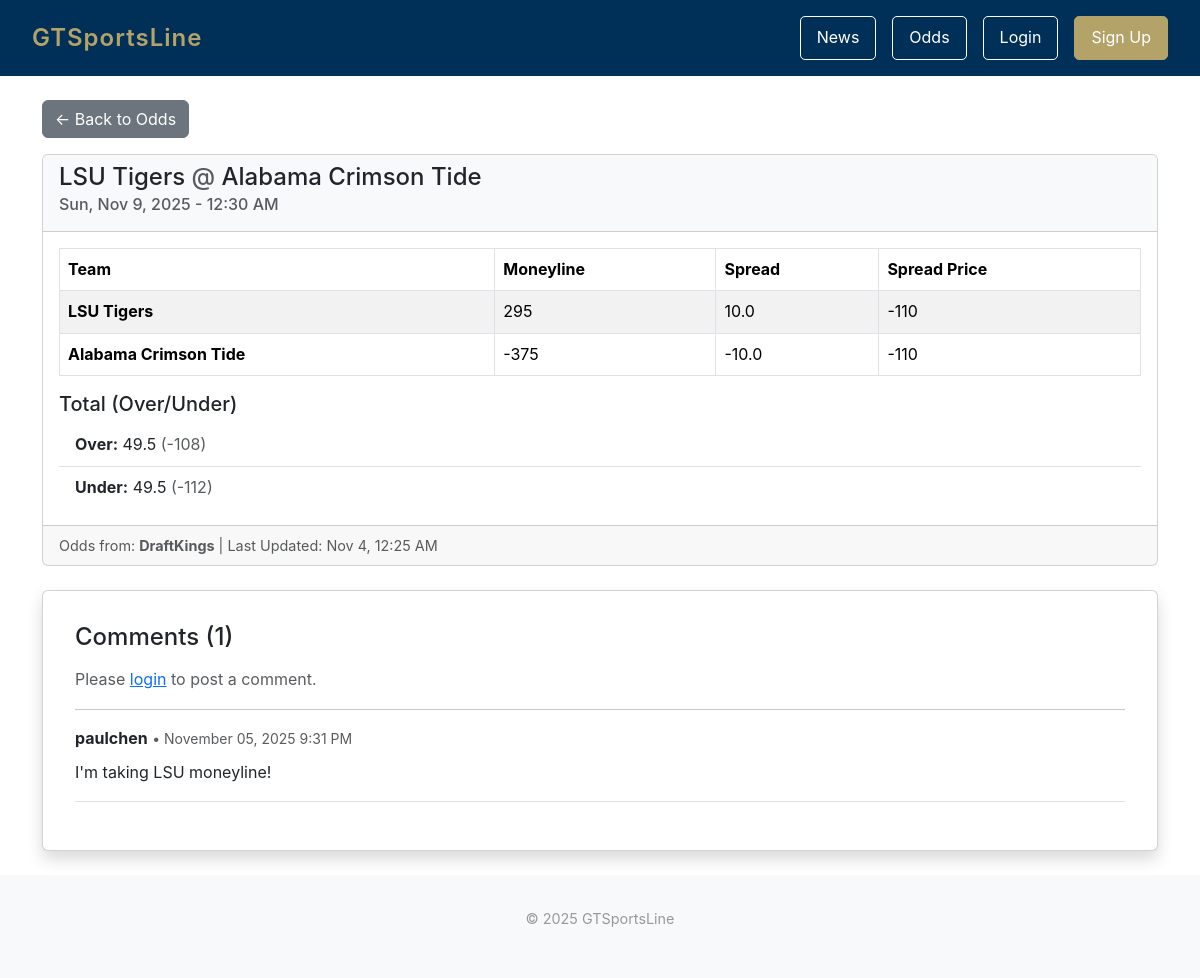
Screenshot of /odds/1/ with the database file from the repository.
### odds/models.py (models this page shows, shortened)
class Game(models.Model):
    api_game_id = models.CharField(max_length=100, unique=True)
    home_team = models.CharField(max_length=100)
    away_team = models.CharField(max_length=100)
    game_time = models.DateTimeField()
    bookmaker_name = models.CharField(max_length=100)
    last_updated = models.DateTimeField()
    home_team_moneyline = models.IntegerField(null=True, blank=True)
    away_team_moneyline = models.IntegerField(null=True, blank=True)
    home_team_spread = models.FloatField(null=True, blank=True)
    away_team_spread = models.FloatField(null=True, blank=True)
    home_team_spread_price = models.IntegerField(null=True, blank=True)
    away_team_spread_price = models.IntegerField(null=True, blank=True)
    total_over = models.FloatField(null=True, blank=True)
    total_over_price = models.IntegerField(null=True, blank=True)
    total_under = models.FloatField(null=True, blank=True)
    total_under_price = models.IntegerField(null=True, blank=True)
    class Meta:
        ordering = ['game_time'] # Default sort: show earliest games first

class BetComment(models.Model):
    game = models.ForeignKey(Game, on_delete=models.CASCADE, related_name='comments')
    author = models.ForeignKey(User, on_delete=models.CASCADE)
    content = models.TextField(max_length=1000)
    created_at = models.DateTimeField(auto_now_add=True)
    class Meta:
        ordering = ['created_at']

### odds/views.py (the view)
# urls.py: path('<int:game_id>/', views.game_detail_view, name='game_detail'),
def game_detail_view(request, game_id):
    game = get_object_or_404(Game, id=game_id)
    comments = game.comments.all()
    is_saved = False
    if request.user.is_authenticated:
        is_saved = SavedBet.objects.filter(user=request.user, game=game).exists()
    if request.method == 'POST' and request.user.is_authenticated:
        form = BetCommentForm(request.POST)
        if form.is_valid():
            comment = form.save(commit=False)
            comment.game = game
            comment.author = request.user
            comment.save()
            return redirect('odds:game_detail', game_id=game_id)
    else:
        form = BetCommentForm()
    context = {
        'game': game,
        'comments': comments,
        'comment_form': form,
        'is_saved': is_saved,
    }
    return render(request, 'odds/game_detail.html', context)

### odds/templates/odds/game_detail.html (shortened to what this page needs)
{% extends 'base.html' %}
{% block content %}
<div class="container mt-4">
    <div class="mb-3 d-flex justify-content-between align-items-center">
        <a href="{% url 'odds:odds_list' %}" class="btn btn-secondary">← Back to Odds</a>
    </div>
    <div class="card mb-4">
        <div class="card-header bg-light">
            <h4>
                {{ game.away_team }}
                <span class="text-muted">@</span>
                {{ game.home_team }}
            </h4>
            <h6 class="card-subtitle mb-2 text-muted">
                {{ game.game_time|date:"D, M j, Y - g:i A" }}
            </h6>
        </div>
        <div class="card-body">
            <table class="table table-striped table-bordered">
                <thead class="thead-dark">
                    <tr>
                        <th>Team</th>
                        <th>Moneyline</th>
                        <th>Spread</th>
                        <th>Spread Price</th>
                    </tr>
                </thead>
                <tbody>
                    <tr>
                        <td><strong>{{ game.away_team }}</strong></td>
                        <td>{{ game.away_team_moneyline }}</td>
                        <td>{{ game.away_team_spread }}</td>
                        <td>{{ game.away_team_spread_price }}</td>
                    </tr>
                    <tr>
                        <td><strong>{{ game.home_team }}</strong></td>
                        <td>{{ game.home_team_moneyline }}</td>
                        <td>{{ game.home_team_spread }}</td>
                        <td>{{ game.home_team_spread_price }}</td>
                    </tr>
                </tbody>
            </table>
            <h5 class="mt-3">Total (Over/Under)</h5>
            <ul class="list-group list-group-flush">
                <li class="list-group-item">
                    <strong>Over:</strong> {{ game.total_over }}
                    <span class="text-muted">({{ game.total_over_price }})</span>
                </li>
                <li class="list-group-item">
                    <strong>Under:</strong> {{ game.total_under }}
                    <span class="text-muted">({{ game.total_under_price }})</span>
                </li>
            </ul>
        </div>
        <div class="card-footer text-muted" style="font-size: 0.9rem;">
            Odds from: <strong>{{ game.bookmaker_name }}</strong>
            | Last Updated: {{ game.last_updated|date:"M j, g:i A" }}
        </div>
    </div>
    <div class="card shadow p-3 mb-4 rounded">
        <div class="card-body">
            <h4 class="mb-3">Comments ({{ comments|length }})</h4>
            {% if user.is_authenticated %}
            <form method="POST" class="mb-4">
                {% csrf_token %}
                <div class="mb-2">
                    {{ comment_form.content }}
                </div>
                <button type="submit" class="btn btn-primary">Post Comment</button>
            </form>
            {% else %}
            <p class="text-muted">Please <a href="{% url 'accounts.login' %}">login</a> to post a comment.</p>
            {% endif %}
            <hr>
            {% if comments %}
                {% for comment in comments %}
                <div class="mb-3 pb-3 border-bottom">
                    <div class="d-flex justify-content-between align-items-start">
                        <div class="flex-grow-1">
                            <strong>{{ comment.author.username }}</strong>
                            <small class="text-muted"> • {{ comment.created_at|date:"F d, Y g:i A" }}</small>
                            <p class="mt-2 mb-0">{{ comment.content }}</p>
                        </div>
                    </div>
                </div>
                {% endfor %}
            {% else %}
                <p class="text-muted">No comments yet. Be the first to comment!</p>
            {% endif %}
        </div>
    </div>
</div>
{% endblock %}

### gtsportsline/templates/base.html (style rules this page uses)
* { margin: 0; padding: 0; box-sizing: border-box; }
body { font-family: 'Poppins', -apple-system, BlinkMacSystemFont, 'Segoe UI', Roboto, Oxygen, Ubuntu, Cantarell, sans-serif; color: #333; line-height: 1.6; min-height: 100vh; display: flex; flex-direction: column; }

### rows the page displays
Game: away_team "LSU Tigers", home_team "Alabama Crimson Tide", game_time "Sun, Nov 9, 2025 - 12:30 AM", away_team_moneyline "295", away_team_spread "10.0", away_team_spread_price "-110", home_team_moneyline "-375", home_team_spread "-10.0", home_team_spread_price "-110", total_over "49.5", total_over_price "-108", total_under "49.5", total_under_price "-112", bookmaker_name "DraftKings", last_updated "Nov 4, 12:25 AM"
BetComment: author.username "paulchen", created_at "November 05, 2025 9:31 PM", content "I'm taking LSU moneyline!"

### other values shown
{{ comments|length }} "1"
